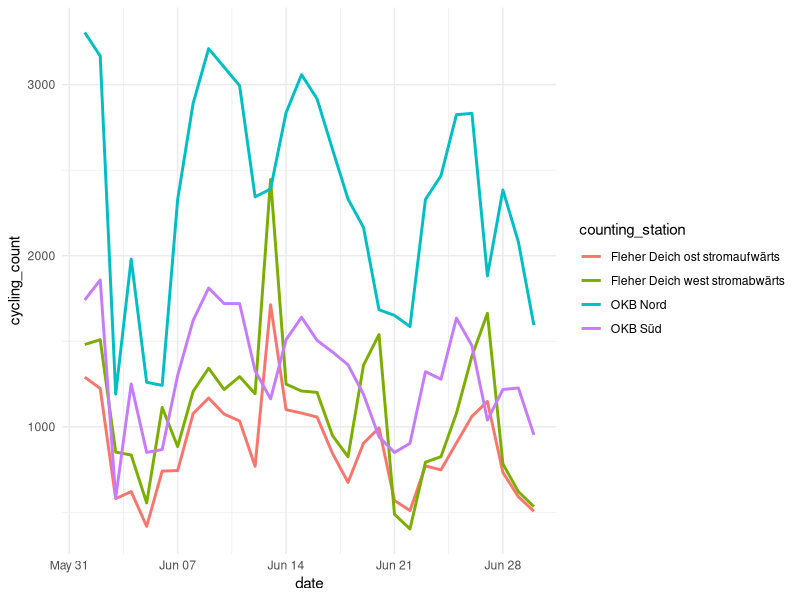
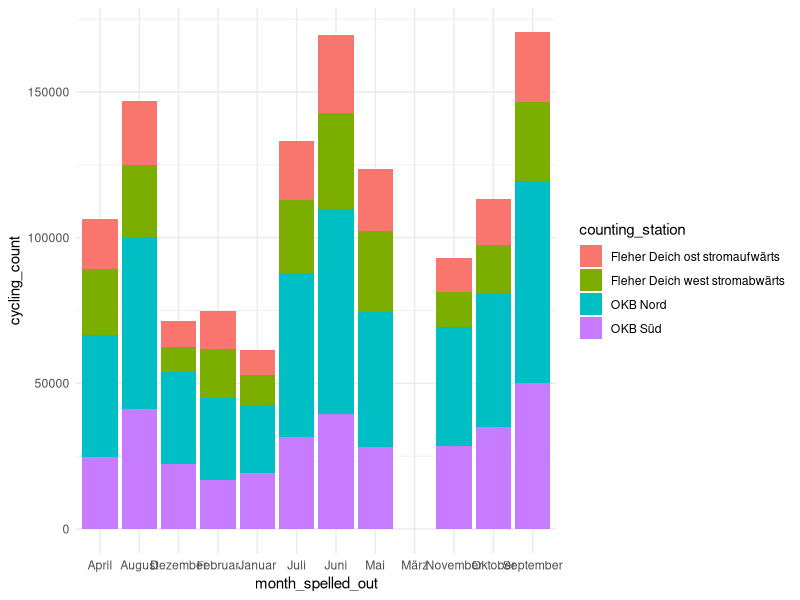

Source code (R) for these figures, in order:
## Requirements ################################################################
library(tidyverse)

## Data import #################################################################
# BEFORE YOU START TO IMPORT THE DATA:
# MAKE SURE TO SET THE RIGHT WORKING-DIRECTORY with 

# setwd("C://your/directory/...")

cycling_data <- read.csv2("./Data/cyclist_counts.csv")
location_data <- read.csv2("./Data/locations_of_count.csv")

## Data cleaning ###############################################################
# checking for NA values

na_d_o <- is.na(cycling_data$fleher.deich.ost.stromaufwaerts)
na_d_w <- is.na(cycling_data$fleher.deich.west.stromabwaerts)
na_okb_n <- is.na(cycling_data$okb.nord)
na_okb_s <- is.na(cycling_data$okb.sued)

sum(na_d_o)
# 4 NA Values
sum(na_d_w)
# 4 NA Values
sum(na_okb_n)
# 4 NA Values
sum(na_okb_s)
# 4 NA Values

# looking at the concrete NA rows
cycling_data[na_d_o,]

# on the 28th of march in 2021 all counting stations produced NA values for one
# hour...interesting...

# We will solve this issue by replacing these values with the mean count of cyclers
# in this time-interval in march. We will see this insertion in the "Data processing"
# part of this R-File, because it is easier to work with the raw data set built
# from scratch

## Data processing #############################################################
# ------------------ keymetrics ------------------------------------------------
n <- length(cycling_data$date)

# ------------------ preprocessing ---------------------------------------------
# correcting false datatypes
cycling_data$date = as.Date(cycling_data$date, tryFormats = c("%d.%m.%Y"))

# building data set from scratch
raw_data <- data.frame(id = 1:(4*n))

# adding the date
raw_data$date <- rep(cycling_data$date, 4)

# adding a weekend dummy variable, by repeating the first 7 days 52 times
# with regard to 96 time-intervals per day and
# adding the last day by hand
raw_data$weekend_yes_no <- rep(
  c(
    rep(
      c(rep(0, 96),
        rep(1, 96),
        rep(1, 96),
        rep(0, 96),
        rep(0, 96),
        rep(0, 96),
        rep(0, 96))
      ,52),
    rep(0, 96)
    ),
  4)

# adding the month spelled out by an inner join
raw_data$month_id <- rep(as.numeric(format(cycling_data$date, "%m")), 4)

number_to_month <- data.frame(id = c(1,2,3,4,5,6,7,8,9,10,11,12),
                              month_spelled_out = c("Januar", "Februar", "März", "April", "Mai", "Juni", "Juli", "August", "September", "Oktober", "November", "Dezember"))

raw_data <- raw_data %>%
  inner_join(number_to_month, by = c("month_id" = "id"))

# adding values from counting stastions
raw_data$cycling_count <- c(cycling_data$fleher.deich.ost.stromaufwaerts,
                            cycling_data$fleher.deich.west.stromabwaerts,
                            cycling_data$okb.nord,
                            cycling_data$okb.sued)

raw_data$counting_station <- c(rep("Fleher Deich ost stromaufwärts", n),
                               rep("Fleher Deich west stromabwärts", n),
                               rep("OKB Nord", n),
                               rep("OKB Süd", n))

# turning counting_station into factor variable
raw_data$counting_station <- as.factor(raw_data$counting_station)

# ----------------- building datasets ------------------------------------------
# how many cyclists per day
daily_cycling_data <- raw_data %>%
  group_by(date, counting_station) %>%
  reframe(date=date,
          month_id = month_id,
          weekend_yes_no = weekend_yes_no,
          cycling_count = sum(cycling_count)) %>%
  unique()

monthly_cycling_data <- raw_data %>%
  group_by(month_id, counting_station) %>%
  reframe(month_id = month_id,
          month_spelled_out = month_spelled_out,
          cycling_count = sum(cycling_count)) %>%
  unique()

## Descriptive plots ###########################################################
theme_set(theme_minimal())

# plotting the daily cycling data (still work in progress)
daily_cycling_data %>% filter(month_id == 6) %>%
  ggplot(aes(x = date,
             y = cycling_count,
             group = counting_station,
             color = counting_station)) +
  geom_line(size = 1)

# plotting monthly data

monthly_cycling_data %>%
  ggplot(aes(x = month_spelled_out,
             y = cycling_count,
             fill = counting_station)) + 
  geom_bar(stat = "identity")
